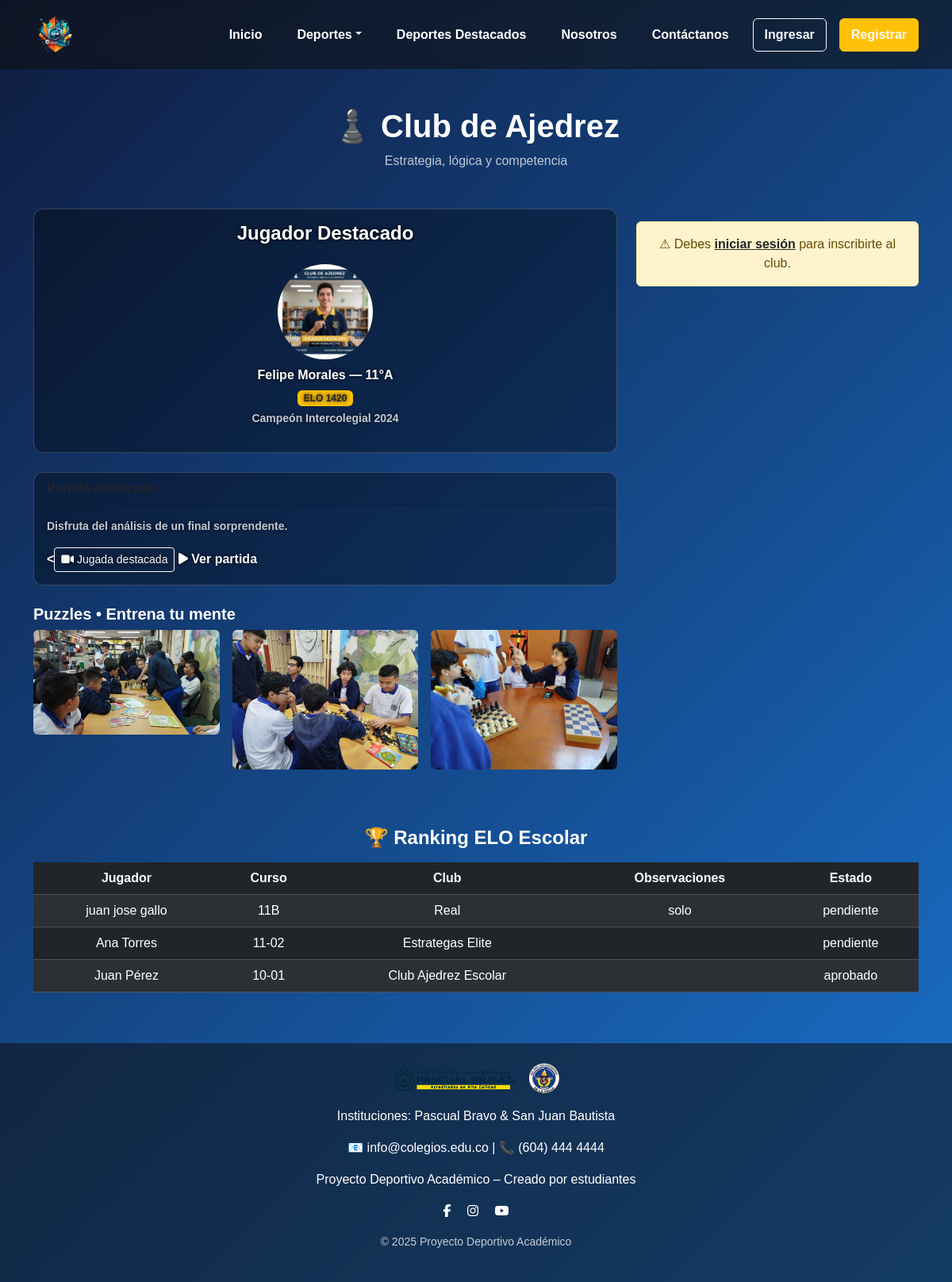
Screenshot of /ajedrez.php with the database file from the repository.
### tables this page shows
CREATE TABLE `ajedrez_jugadores` (
  `id` int(11) NOT NULL,
  `nombre` varchar(100) NOT NULL,
  `curso` varchar(20) NOT NULL,
  `club` varchar(50) DEFAULT NULL,
  `fecha_inscripcion` timestamp NOT NULL DEFAULT current_timestamp(),
  `admin_id` int(11) DEFAULT NULL,
  `observaciones` text DEFAULT NULL,
  `estado` enum('pendiente','aprobado','rechazado') DEFAULT 'pendiente',
  `fecha_actualizacion` timestamp NULL DEFAULT NULL,
  `notificado` tinyint(1) NOT NULL DEFAULT 0
);

### ajedrez.php (the view, shortened to what this page needs)
<?php
require_once "conexion.php";
$stmt_ranking = $pdo->query("SELECT nombre, curso, club, observaciones, estado FROM ajedrez_jugadores ORDER BY id DESC LIMIT 10");
$inscripciones = $stmt_ranking->fetchAll(PDO::FETCH_ASSOC);
?>
<!DOCTYPE html>
<html lang="es">
<head>
<link href="https://cdn.jsdelivr.net/npm/bootstrap@5.3.2/dist/css/bootstrap.min.css" rel="stylesheet">
<link rel="stylesheet" href="https://cdnjs.cloudflare.com/ajax/libs/font-awesome/6.5.0/css/all.min.css">
<link rel="stylesheet" href="assets/css/styles.css">
</head>
<body>
<?php include './partials/navbar.php'; ?>
<main class="container mt-5 mb-5">
  <div class="text-center mb-5">
    <h1 class="fw-bold">♟️ Club de Ajedrez</h1>
    <p class="text-light opacity-75">Estrategia, lógica y competencia</p>
  </div>
  <div class="row g-4">
    <div class="col-lg-8">
      <div class="card bg-secondary mb-4 text-center">
        <div class="card-body">
          <h4 class="fw-bold">Jugador Destacado</h4>
          <img src="./img/Felipe_morales.png" class="rounded-circle mt-3" width="120" height="120">
          <p class="mt-2 mb-1"><strong>Felipe Morales — 11°A</strong></p>
          <span class="badge bg-warning text-dark">ELO 1420</span>
          <p class="small opacity-75 mt-1">Campeón Intercolegial 2024</p>
        </div>
      </div>
      <div class="card bg-dark border-light mb-4">
        <div class="card-header fw-bold">Partida destacada</div>
        <div class="card-body">
          <p class="small opacity-75">Disfruta del análisis de un final sorprendente.</p>
          <<a href="https://vt.tiktok.com/ZSyyd5Aqq//" target="_blank" class="btn btn-outline-light btn-sm">
  <i class="fa-solid fa-video"></i> Jugada destacada
</a>
            <i class="fa-solid fa-play"></i> Ver partida
        </div>
      </div>
      <h5 class="fw-bold mb-2">Puzzles • Entrena tu mente</h5>
      <div class="row g-3 mb-4">
        <div class="col-md-4"><img src="./img/ajedrez_!.jpg" class="img-fluid rounded" onclick="openModal('https://lichess.org/training/8z4qNQxQ')"></div>
        <div class="col-md-4"><img src="./img/Ajedrez_2.jpg" class="img-fluid rounded" onclick="openModal('https://lichess.org/training/7V0k3bZk')"></div>
        <div class="col-md-4"><img src="./img/ajedrez_3.jpg" class="img-fluid rounded" onclick="openModal('https://lichess.org/training/1N3K0W8z')"></div>
      </div>
    </div>
    <div class="col-lg-4">
      <?php if(isset($_SESSION['user_id'])): ?>
      <div class="card bg-dark border-light">
        <div class="card-body">
          <h5 class="fw-bold mb-3">Inscríbete al club</h5>
          <form method="POST">
            <input class="form-control mb-2" name="nombre" placeholder="Nombre completo" required>
            <input class="form-control mb-2" name="curso" placeholder="Curso (Ej: 9°B)" required>
            <input class="form-control mb-2" name="club" placeholder="Club / Equipo (opcional)">
            <textarea class="form-control mb-3" name="observaciones" placeholder="Observaciones (opcional)"></textarea>
            <button class="btn btn-warning w-100" name="inscribir">Enviar inscripción</button>
          </form>
        </div>
      </div>
      <?php else: ?>
      <div class="alert alert-warning text-center mt-3">
        ⚠ Debes <a href="login.php" class="text-decoration-underline text-dark"><strong>iniciar sesión</strong></a> para inscribirte al club.
      </div>
      <?php endif; ?>
    </div>
  </div>
  <div class="mt-5">
    <h4 class="fw-bold text-center mb-3">🏆 Ranking ELO Escolar</h4>
    <div class="table-responsive">
      <table class="table table-dark table-striped text-center">
        <thead>
          <tr><th>Jugador</th><th>Curso</th><th>Club</th><th>Observaciones</th><th>Estado</th></tr>
        </thead>
        <tbody>
          <?php if(!empty($inscripciones)): ?>
            <?php foreach($inscripciones as $i): ?>
              <tr>
                <td><?= htmlspecialchars($i['nombre']) ?></td>
                <td><?= htmlspecialchars($i['curso']) ?></td>
                <td><?= htmlspecialchars($i['club']) ?></td>
                <td><?= htmlspecialchars($i['observaciones']) ?></td>
                <td><?= htmlspecialchars($i['estado']) ?></td>
              </tr>
            <?php endforeach; ?>
          <?php else: ?>
            <tr><td colspan="5">No hay inscripciones aún</td></tr>
          <?php endif; ?>
        </tbody>
      </table>
    </div>
  </div>
</main>
<?php include './partials/footer.php'; ?>
</body>
</html>

### assets/css/styles.css (style rules this page uses)
* { margin: 0; padding: 0; box-sizing: border-box; font-family: 'Poppins', sans-serif; }
body { background: linear-gradient(135deg, #0f1c3f, #1e90ff, #fca311, #ff6b00); background-size: 400% 400%; animation: gradientBG 12s ease infinite; color: white; }
.bg-dark { --bs-bg-opacity: 1; background-color: rgba(16, 16, 16, 0.548) !important; }
.card { background: rgba(0, 0, 0, 0.35) !important; border: 1px solid rgba(255, 255, 255, 0.18) !important; border-radius: 12px; overflow: hidden; }
.card-title, .card-body, .card-body h5 { color: #ffffff !important; text-shadow: 0px 0px 5px #000 !important; font-weight: 700 !important; }

### ajedrez.php (style rules this page uses)
.card img { object-fit: cover; cursor: pointer; }

### rows the page displays
ajedrez_jugadores: nombre "juan jose gallo", curso "11B", club "Real", observaciones "solo", estado "pendiente"
ajedrez_jugadores: nombre "Ana Torres", curso "11-02", club "Estrategas Elite", estado "pendiente"
ajedrez_jugadores: nombre "Juan Pérez", curso "10-01", club "Club Ajedrez Escolar", estado "aprobado"
